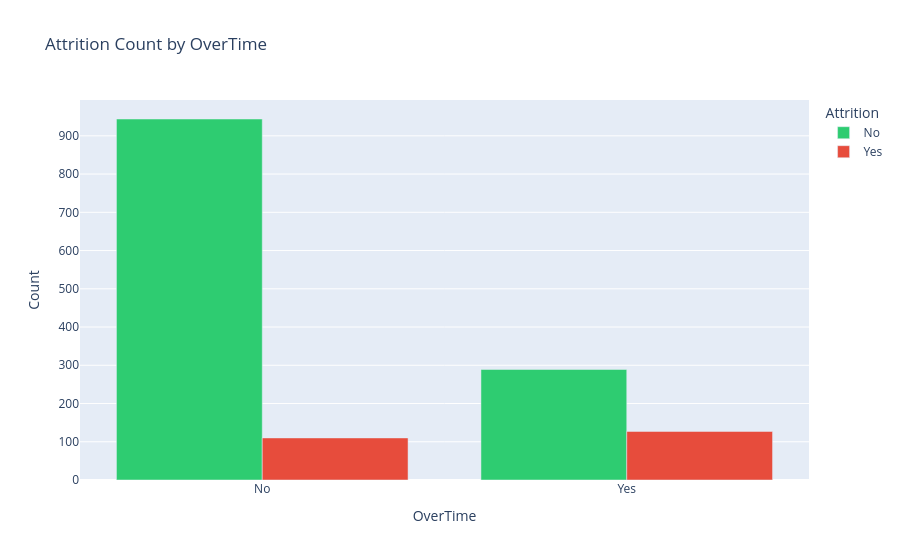

The cell this chart's notebook holds for it:
### Code cell
# Attrition by OverTime
ot_attrition = df.groupby(['OverTime', 'Attrition']).size().reset_index(name='Count')

fig = px.bar(
    ot_attrition,
    x='OverTime', y='Count', color='Attrition',
    barmode='group',
    title='Attrition Count by OverTime',
    color_discrete_map={'Yes': '#e74c3c', 'No': '#2ecc71'}
)
fig.show()

### Figure 1 — Plotly figure (JSON) as saved in the notebook; plotly's stock layout.template omitted (floating-point values rounded to 4 significant figures)
{"data": [{"alignmentgroup": "True", "hovertemplate": "Attrition=No<br>OverTime=%{x}<br>Count=%{y}<extra></extra>", "legendgroup": "No", "marker": {"color": "#2ecc71", "pattern": {"shape": ""}}, "name": "No", "offsetgroup": "No", "orientation": "v", "showlegend": true, "textposition": "auto", "type": "bar", "x": ["No", "Yes"], "xaxis": "x", "y": [944, 289], "yaxis": "y"}, {"alignmentgroup": "True", "hovertemplate": "Attrition=Yes<br>OverTime=%{x}<br>Count=%{y}<extra></extra>", "legendgroup": "Yes", "marker": {"color": "#e74c3c", "pattern": {"shape": ""}}, "name": "Yes", "offsetgroup": "Yes", "orientation": "v", "showlegend": true, "textposition": "auto", "type": "bar", "x": ["No", "Yes"], "xaxis": "x", "y": [110, 127], "yaxis": "y"}], "layout": {"barmode": "group", "legend": {"title": {"text": "Attrition"}, "tracegroupgap": 0}, "title": {"text": "Attrition Count by OverTime"}, "xaxis": {"anchor": "y", "domain": [0, 1], "title": {"text": "OverTime"}}, "yaxis": {"anchor": "x", "domain": [0, 1], "title": {"text": "Count"}}}}
